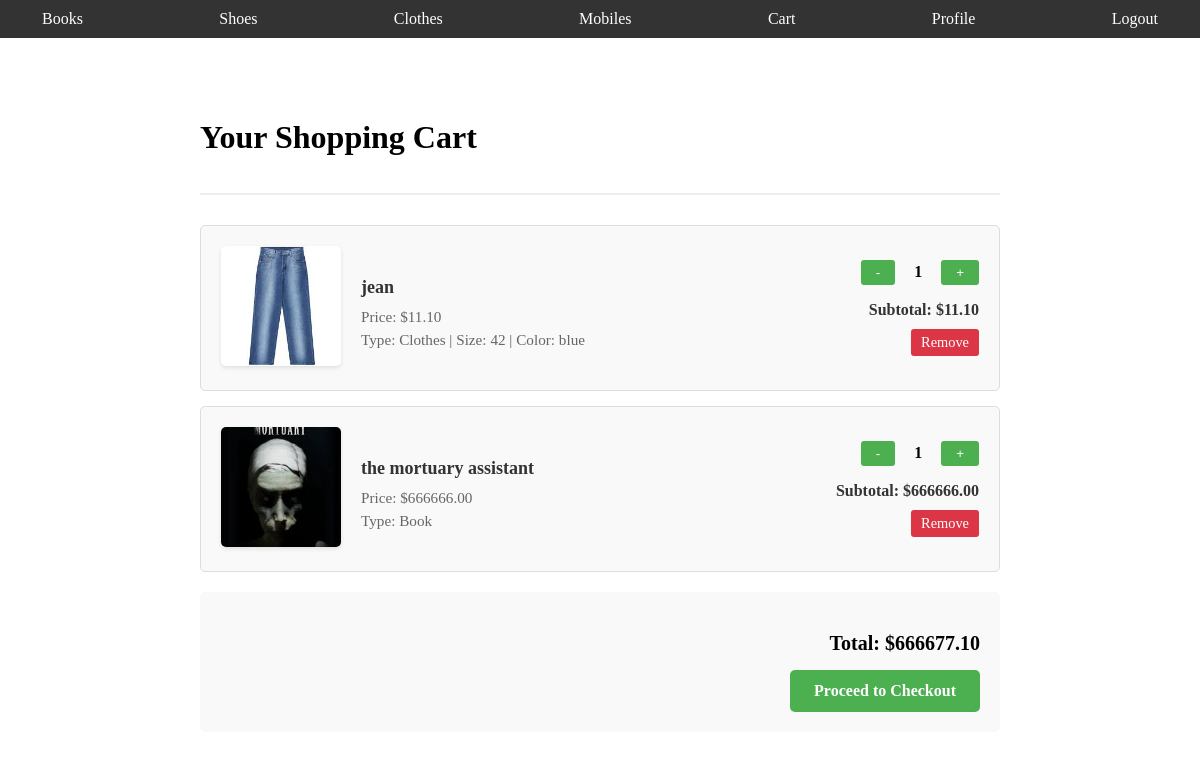
The page /cart/view/ (signed in) on the database its author committed.
### apps/cart/models.py (models this page shows, shortened)
class CartItem(models.Model):
    cart = models.ForeignKey(Cart, related_name='items', on_delete=models.CASCADE)
    book = models.ForeignKey('book.Book', null=True, blank=True, on_delete=models.CASCADE)
    shoes = models.ForeignKey('shoes.Shoes', null=True, blank=True, on_delete=models.CASCADE)
    clothes = models.ForeignKey('clothes.Clothes', null=True, blank=True, on_delete=models.CASCADE)
    mobile = models.ForeignKey('mobiles.Mobile', null=True, blank=True, on_delete=models.CASCADE)
    quantity = models.PositiveIntegerField(default=1)
    class Meta:
        db_table = 'cart_cartitem'
    def get_cost(self):
        if self.book:
            return self.quantity * self.book.price
        elif self.shoes:
            return self.quantity * self.shoes.price
        elif self.clothes:
            return self.quantity * self.clothes.price
        elif self.mobile:
            return self.quantity * self.mobile.price
        return 0

class Cart(models.Model):
    customer = models.ForeignKey(Customer, on_delete=models.CASCADE)
    created_at = models.DateTimeField(auto_now_add=True)
    updated_at = models.DateTimeField(auto_now=True)
    def get_total(self):
        return sum(item.get_cost() for item in self.items.all())

### apps/clothes/models.py (models this page shows, shortened)
class Clothes(models.Model):
    title = models.CharField(max_length=200)
    brand = models.CharField(max_length=100)
    description = models.TextField()
    size = models.CharField(max_length=20)
    color = models.CharField(max_length=50)
    price = models.DecimalField(max_digits=10, decimal_places=2)
    stock = models.PositiveIntegerField(default=0)
    image = models.ImageField(upload_to='clothes/', null=True, blank=True)
    created_at = models.DateTimeField(default=timezone.now)
    updated_at = models.DateTimeField(auto_now=True)
    class Meta:
        verbose_name = 'Clothes'
        verbose_name_plural = 'Clothes'
        ordering = ['-created_at']

### apps/book/models.py (models this page shows, shortened)
class Book(models.Model):
    title = models.CharField(max_length=200)
    author = models.CharField(max_length=100)
    description = models.TextField()
    price = models.DecimalField(max_digits=10, decimal_places=2)
    stock = models.IntegerField(default=0)
    cover_image = models.ImageField(upload_to='books/')
    created_at = models.DateTimeField(auto_now_add=True)
    updated_at = models.DateTimeField(auto_now=True)

### apps/cart/views.py (the view)
# urls.py: path('view/', views.view_cart, name='view_cart'),
@login_required
def view_cart(request):
    cart = Cart.objects.filter(customer=request.user.customer).last()
    return render(request, 'cart/cart.html', {'cart': cart})

### templates/cart/cart.html (shortened to what this page needs)
{% extends 'base.html' %}
{% block content %}
<nav class="navbar">
    <ul>
        <li><a href="{% url 'book:book_list' %}">Books</a></li>
        <li><a href="{% url 'shoes:shoes_list' %}">Shoes</a></li>
        <li><a href="{% url 'clothes:clothes_list' %}">Clothes</a></li>
        <li><a href="{% url 'mobiles:mobiles_list' %}">Mobiles</a></li>
        <li><a href="{% url 'cart:view_cart' %}">Cart</a></li>
        <li><a href="{% url 'customer:profile' %}">Profile</a></li>
        <li><a href="{% url 'customer:logout' %}">Logout</a></li>
    </ul>
</nav>
<div class="cart-container">
    <div class="cart-header">
        <h1>Your Shopping Cart</h1>
    </div>
    {% if cart and cart.items.exists %}
        {% for item in cart.items.all %}
            <div class="cart-item">
                {% if item.book %}
                    <div class="item-image">
                        {% if item.book.cover_image %}
                            <img src="{{ item.book.cover_image.url }}" alt="{{ item.book.title }}">
                        {% endif %}
                    </div>
                    <div class="item-info">
                        <h2 class="item-title">{{ item.book.title }}</h2>
                        <p class="item-price">Price: ${{ item.book.price }}</p>
                        <p class="item-type">Type: Book</p>
                    </div>
                {% elif item.clothes %}
                    <div class="item-image">
                        {% if item.clothes.image %}
                            <img src="{{ item.clothes.image.url }}" alt="{{ item.clothes.title }}">
                        {% endif %}
                    </div>
                    <div class="item-info">
                        <h2 class="item-title">{{ item.clothes.title }}</h2>
                        <p class="item-price">Price: ${{ item.clothes.price }}</p>
                        <p class="item-type">Type: Clothes | Size: {{ item.clothes.size }} | Color: {{ item.clothes.color }}</p>
                    </div>
                {% endif %}
                <div class="item-actions">
                    <div class="quantity-controls">
                        <form method="post" action="{% url 'cart:update_quantity' item.id %}">
                            <button type="submit" name="action" value="decrease" class="quantity-btn">-</button>
                            <span class="quantity">{{ item.quantity }}</span>
                            <button type="submit" name="action" value="increase" class="quantity-btn">+</button>
                        </form>
                    </div>
                    <p class="subtotal">Subtotal: ${{ item.get_cost }}</p>
                    <a href="{% url 'cart:remove_from_cart' item.id %}" class="remove-btn">Remove</a>
                </div>
            </div>
        {% endfor %}
        <div class="cart-summary">
            <p class="total">Total: ${{ cart.get_total }}</p>
            <a href="{% url 'cart:checkout' %}" class="checkout-btn">Proceed to Checkout</a>
        </div>
    {% else %}
        <div class="empty-cart">
            <p>Your cart is empty</p>
        </div>
    {% endif %}
</div>
{% endblock %}

### templates/cart/cart.html (style rules this page uses)
.navbar { background-color: #333; padding: 10px 20px; }
.navbar ul { list-style-type: none; display: flex; justify-content: space-between; margin: 0; padding: 0; }
.navbar li { margin: 0 10px; }
.navbar a { color: #fff; text-decoration: none; padding: 8px 12px; transition: background-color 0.3s; }
.cart-container { max-width: 800px; margin: 40px auto; padding: 20px; }
.cart-header { margin-bottom: 30px; padding-bottom: 15px; border-bottom: 2px solid #eee; position: center; }
.cart-item { display: flex; align-items: center; background-color: #f9f9f9; border: 1px solid #ddd; border-radius: 5px; padding: 20px; margin-bottom: 15px; }
.item-image { flex: 0 0 120px; margin-right: 20px; }
.item-image img { width: 100%; height: 120px; object-fit: cover; border-radius: 5px; box-shadow: 0 2px 4px rgba(0,0,0,0.1); }
.item-info { flex: 1; }
.item-info h2 { font-size: 18px; color: #333; margin-bottom: 10px; }
.item-info p { margin: 5px 0; color: #666; font-size: 0.95em; }
.item-actions { flex: 0 0 150px; text-align: right; }
.quantity-controls { display: flex; align-items: center; justify-content: flex-end; margin-bottom: 10px; }
.quantity-btn { background-color: #4CAF50; color: white; border: none; padding: 5px 15px; border-radius: 3px; cursor: pointer; transition: background-color 0.3s; }
.quantity { margin: 0 15px; font-weight: bold; }
.subtotal { font-weight: bold; color: #333; margin-bottom: 10px; }
.remove-btn { display: inline-block; padding: 5px 10px; background-color: #dc3545; color: white; text-decoration: none; border-radius: 3px; font-size: 0.9em; transition: background-color 0.3s; }
.cart-summary { background-color: #f9f9f9; padding: 20px; border-radius: 5px; margin-top: 20px; text-align: right; }
.total { font-size: 20px; font-weight: bold; margin-bottom: 15px; }
.checkout-btn { display: inline-block; padding: 12px 24px; background-color: #4CAF50; color: white; text-decoration: none; border-radius: 5px; font-weight: bold; transition: background-color 0.3s; }

### templates/base.html (style rules this page uses)
html, body, main { margin: 0; padding: 0; width: 100%; }

### rows shown on the page
CartItem: clothes.image (picture), clothes "jean", clothes.price "11.10", clothes.size "42", clothes.color "blue", quantity "1", get_cost "11.10"
CartItem: book.cover_image (picture), book "the mortuary assistant", book.price "666666.00", quantity "1", get_cost "666666.00"
Cart: get_total "666677.10"
